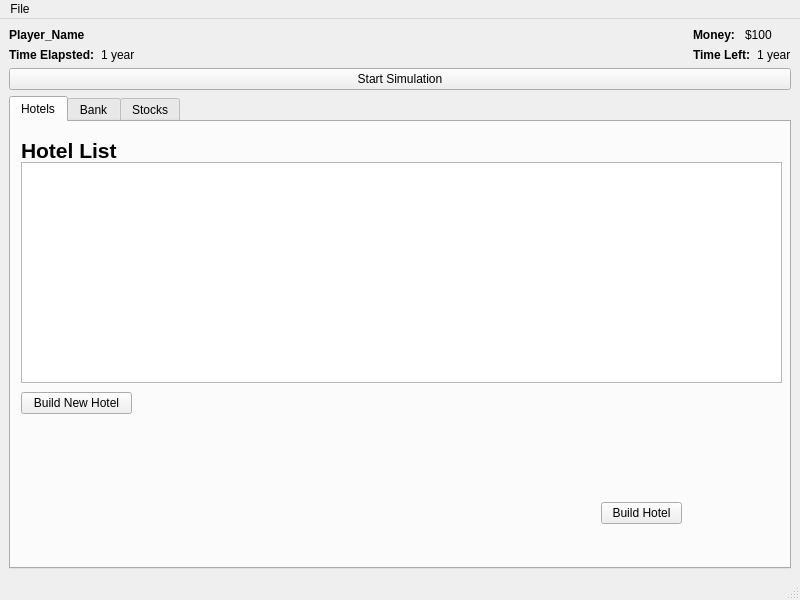
<?xml version="1.0" encoding="UTF-8"?>
<ui version="4.0">
 <class>MainWindow</class>
 <widget class="QMainWindow" name="MainWindow">
  <property name="windowModality">
   <enum>Qt::NonModal</enum>
  </property>
  <property name="geometry">
   <rect>
    <x>0</x>
    <y>0</y>
    <width>800</width>
    <height>600</height>
   </rect>
  </property>
  <property name="windowTitle">
   <string>Investment Simulator</string>
  </property>
  <widget class="QWidget" name="centralwidget">
   <layout class="QGridLayout" name="gridLayout">
    <item row="0" column="0">
     <layout class="QHBoxLayout" name="horizontalLayout_4">
      <item>
       <layout class="QVBoxLayout" name="verticalLayout_2">
        <item>
         <widget class="QLabel" name="playerName">
          <property name="font">
           <font>
            <weight>75</weight>
            <bold>true</bold>
           </font>
          </property>
          <property name="text">
           <string>Player_Name</string>
          </property>
         </widget>
        </item>
        <item>
         <layout class="QHBoxLayout" name="horizontalLayout">
          <item>
           <widget class="QLabel" name="playerName_2">
            <property name="font">
             <font>
              <weight>75</weight>
              <bold>true</bold>
             </font>
            </property>
            <property name="text">
             <string>Time Elapsted:</string>
            </property>
           </widget>
          </item>
          <item>
           <widget class="QLabel" name="playerName_7">
            <property name="font">
             <font>
              <weight>50</weight>
              <bold>false</bold>
             </font>
            </property>
            <property name="text">
             <string>1 year</string>
            </property>
           </widget>
          </item>
         </layout>
        </item>
       </layout>
      </item>
      <item>
       <spacer name="horizontalSpacer">
        <property name="orientation">
         <enum>Qt::Horizontal</enum>
        </property>
        <property name="sizeHint" stdset="0">
         <size>
          <width>478</width>
          <height>28</height>
         </size>
        </property>
       </spacer>
      </item>
      <item>
       <layout class="QVBoxLayout" name="verticalLayout">
        <item>
         <layout class="QHBoxLayout" name="horizontalLayout_3">
          <item>
           <widget class="QLabel" name="playerName_3">
            <property name="font">
             <font>
              <weight>75</weight>
              <bold>true</bold>
             </font>
            </property>
            <property name="text">
             <string>Money:</string>
            </property>
           </widget>
          </item>
          <item>
           <widget class="QLabel" name="playerName_5">
            <property name="font">
             <font>
              <weight>50</weight>
              <bold>false</bold>
             </font>
            </property>
            <property name="text">
             <string>$100</string>
            </property>
           </widget>
          </item>
         </layout>
        </item>
        <item>
         <layout class="QHBoxLayout" name="horizontalLayout_2">
          <item>
           <widget class="QLabel" name="playerName_4">
            <property name="font">
             <font>
              <weight>75</weight>
              <bold>true</bold>
             </font>
            </property>
            <property name="text">
             <string>Time Left:</string>
            </property>
           </widget>
          </item>
          <item>
           <widget class="QLabel" name="playerName_6">
            <property name="font">
             <font>
              <weight>50</weight>
              <bold>false</bold>
             </font>
            </property>
            <property name="text">
             <string>1 year</string>
            </property>
           </widget>
          </item>
         </layout>
        </item>
       </layout>
      </item>
     </layout>
    </item>
    <item row="1" column="0">
     <widget class="QPushButton" name="startButton">
      <property name="text">
       <string>Start Simulation</string>
      </property>
     </widget>
    </item>
    <item row="2" column="0">
     <widget class="QTabWidget" name="tabWidget">
      <property name="toolTipDuration">
       <number>-1</number>
      </property>
      <property name="tabPosition">
       <enum>QTabWidget::North</enum>
      </property>
      <property name="tabShape">
       <enum>QTabWidget::Rounded</enum>
      </property>
      <property name="currentIndex">
       <number>0</number>
      </property>
      <widget class="QWidget" name="hotelTab">
       <attribute name="title">
        <string>Hotels</string>
       </attribute>
       <widget class="QPushButton" name="buildHotelButton">
        <property name="geometry">
         <rect>
          <x>10</x>
          <y>270</y>
          <width>111</width>
          <height>22</height>
         </rect>
        </property>
        <property name="text">
         <string>Build New Hotel</string>
        </property>
       </widget>
       <widget class="QTableView" name="hotelList_2">
        <property name="geometry">
         <rect>
          <x>10</x>
          <y>40</y>
          <width>761</width>
          <height>221</height>
         </rect>
        </property>
        <property name="sizePolicy">
         <sizepolicy hsizetype="Fixed" vsizetype="Expanding">
          <horstretch>0</horstretch>
          <verstretch>0</verstretch>
         </sizepolicy>
        </property>
        <property name="showGrid">
         <bool>true</bool>
        </property>
       </widget>
       <widget class="QPushButton" name="pushButton_3">
        <property name="geometry">
         <rect>
          <x>590</x>
          <y>380</y>
          <width>81</width>
          <height>22</height>
         </rect>
        </property>
        <property name="text">
         <string>Build Hotel</string>
        </property>
       </widget>
       <widget class="QLabel" name="hotelList">
        <property name="geometry">
         <rect>
          <x>10</x>
          <y>13</y>
          <width>751</width>
          <height>31</height>
         </rect>
        </property>
        <property name="font">
         <font>
          <pointsize>16</pointsize>
          <weight>75</weight>
          <bold>true</bold>
         </font>
        </property>
        <property name="styleSheet">
         <string notr="true"/>
        </property>
        <property name="text">
         <string>Hotel List</string>
        </property>
       </widget>
      </widget>
      <widget class="QWidget" name="tabBank">
       <attribute name="title">
        <string>Bank</string>
       </attribute>
      </widget>
      <widget class="QWidget" name="tabStock">
       <attribute name="title">
        <string>Stocks</string>
       </attribute>
      </widget>
     </widget>
    </item>
   </layout>
  </widget>
  <widget class="QStatusBar" name="statusbar"/>
  <widget class="QMenuBar" name="menubar">
   <property name="geometry">
    <rect>
     <x>0</x>
     <y>0</y>
     <width>800</width>
     <height>19</height>
    </rect>
   </property>
   <widget class="QMenu" name="menuFile">
    <property name="title">
     <string>File</string>
    </property>
    <addaction name="actionNew_Simulation"/>
    <addaction name="actionExit"/>
   </widget>
   <addaction name="menuFile"/>
  </widget>
  <action name="actionNew_Simulation">
   <property name="text">
    <string>New Simulation</string>
   </property>
  </action>
  <action name="actionExit">
   <property name="text">
    <string>Exit</string>
   </property>
  </action>
 </widget>
 <resources/>
 <connections>
  <connection>
   <sender>buildHotelButton</sender>
   <signal>clicked()</signal>
   <receiver>hotelList</receiver>
   <slot>clear()</slot>
   <hints>
    <hint type="sourcelabel">
     <x>84</x>
     <y>458</y>
    </hint>
    <hint type="destinationlabel">
     <x>28</x>
     <y>155</y>
    </hint>
   </hints>
  </connection>
 </connections>
</ui>
